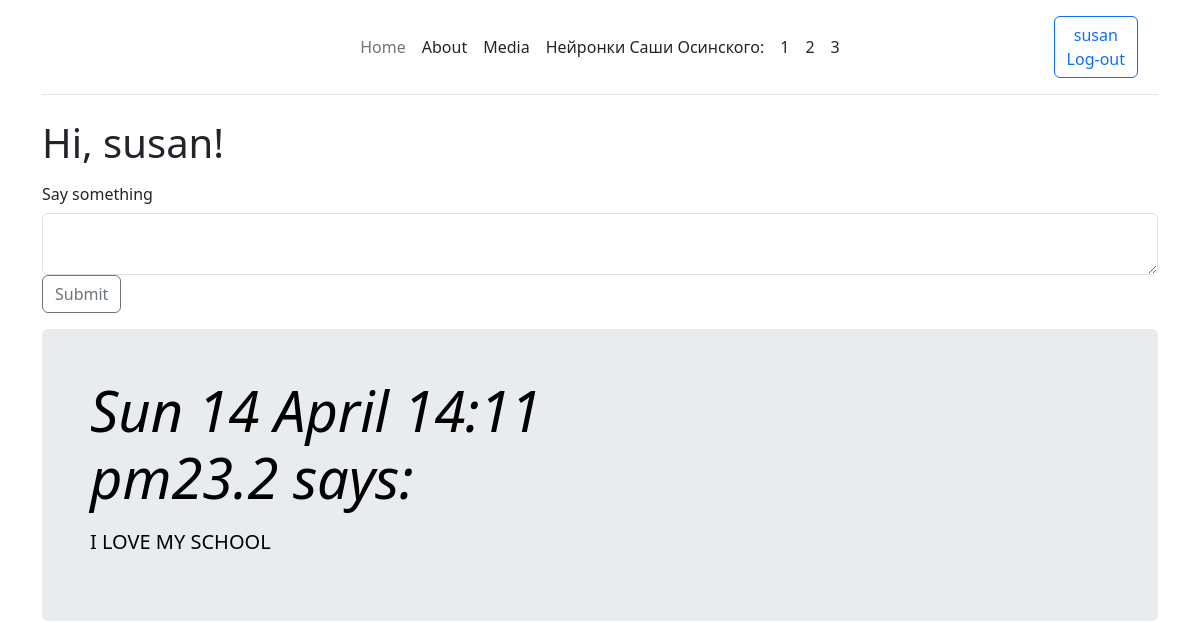
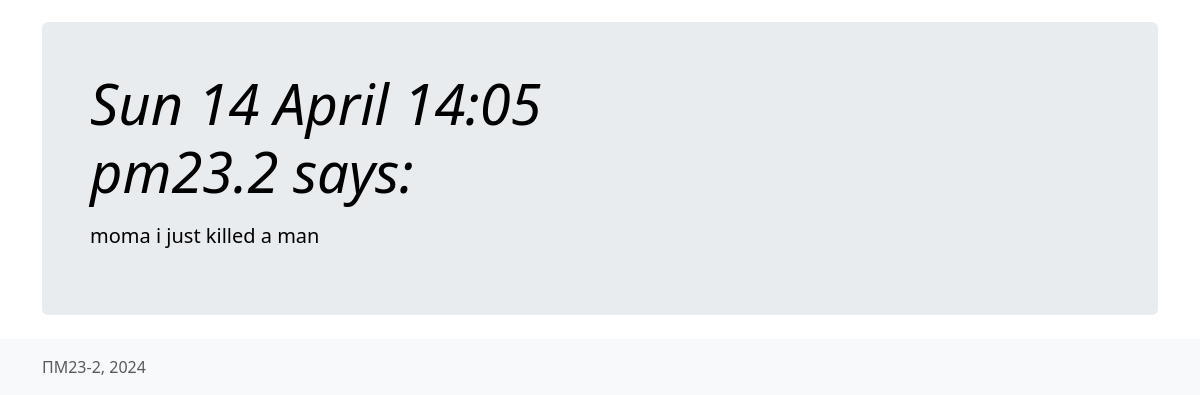
Before: /index (signed in) with the older database file (2 pictures, top to bottom).
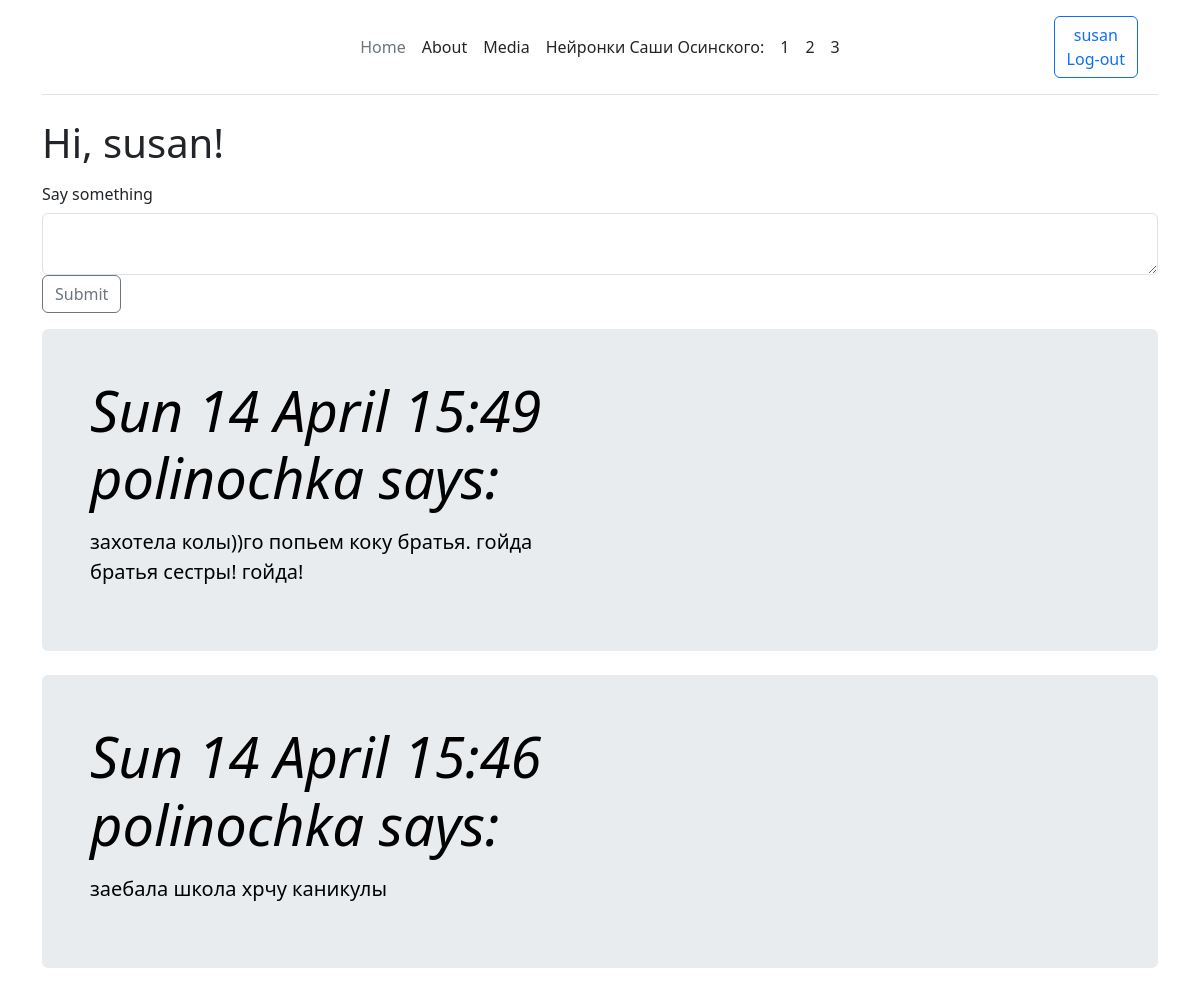
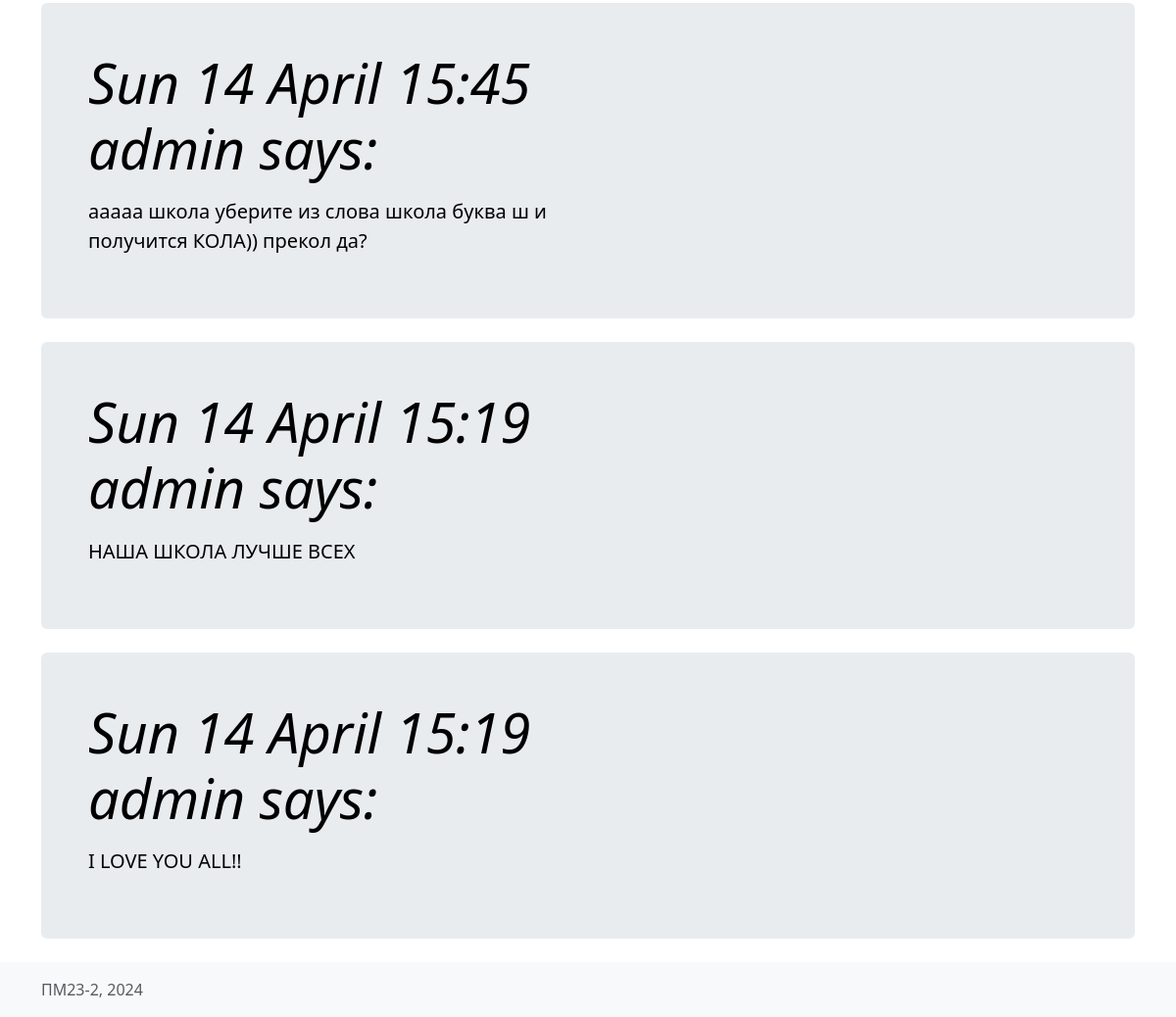
After: the same page with the newer database file (2 pictures, top to bottom).
### app/models.py (models this page shows, shortened)
class User(UserMixin, db.Model):
    id: so.Mapped[int] = so.mapped_column(primary_key=True)
    username: so.Mapped[str] = so.mapped_column(sa.String(64), index=True, unique=True)
    email: so.Mapped[str] = so.mapped_column(sa.String(120), index=True, unique=True)
    password_hash: so.Mapped[Optional[str]] = so.mapped_column(sa.String(256))
    posts: so.WriteOnlyMapped['Post'] = so.relationship(back_populates='author')

class Post(db.Model):
    id: so.Mapped[int] = so.mapped_column(primary_key=True)
    body: so.Mapped[str] = so.mapped_column(sa.String(140))
    timestamp: so.Mapped[datetime] = so.mapped_column(index=True, default=lambda: datetime.now(timezone.utc))
    user_id: so.Mapped[int] = so.mapped_column(sa.ForeignKey(User.id),index=True)
    author: so.Mapped[User] = so.relationship(back_populates='posts')

### app/routes.py (the view)
@app.route('/', methods=["POST", "GET"])
@app.route('/index', methods=["POST", "GET"])
@login_required
def index():
    form = PostForm()
    if form.validate_on_submit():
        post = Post(body=form.post.data, author=current_user)
        db.session.add(post)
        db.session.commit()
        flash('Your post is now live!')
        return redirect(url_for('index'))
    posts = Post.query.order_by(Post.timestamp).all()[::-1]
    return render_template("index.html", title='Home Page', form=form, posts=posts)

### app/forms.py
class PostForm(FlaskForm):
    post = TextAreaField('Say something', validators=[DataRequired(), Length(min=1, max=140)])
    submit = SubmitField('Submit')

### app/models.py (called while the page is built)
@login.user_loader
def load_user(id):
    return db.session.get(User, int(id))

### app/templates/index.html (shortened to what this page needs)
{% extends "base.html" %}
{% block content %}
<main class="container">
    <h1>Hi, {{ current_user.username }}!</h1>
    <form action="" method="post">
        {{ form.post.label(class_="col-sm-2 col-form-label") }}<br>
        {{ form.post(class_="form-control") }}
        <p>{{ form.submit(class_="btn btn-outline-secondary") }}</p>
    </form>
    {% for post in posts %}
    <div class="p-4 p-md-5 mb-4 rounded text-body-emphasis bg-body-secondary">
        <div class="col-lg-6 px-0">
            <h1 class="display-4 fst-italic">{{ post.timestamp.strftime("%a %d %B %H:%M") }} <br> {{
                post.author.username }} says: </h1>
            <p class="lead my-3">{{ post.body }}</p>
        </div>
    </div>
    {% endfor %}
</main>
{% endblock %}

### app/templates/base.html (shortened to what this page needs)
<html>
<head>
    {% block styles %}
    {{ bootstrap.load_css() }}
    {% endblock %}
</head>
<div class="container">
    <header class="d-flex flex-wrap align-items-center justify-content-center justify-content-md-between py-3 mb-4 border-bottom"
            style="padding-left: calc(var(--bs-gutter-x)* .5); padding-right: calc(var(--bs-gutter-x)* .5)">
        <div class="col-md-3 mb-2 mb-md-0">
            <a href="/" class="d-inline-flex link-body-emphasis text-decoration-none">
                <svg class="bi" width="40" height="32" role="img" aria-label="Bootstrap">
                    <use xlink:href="#bootstrap"></use>
                </svg>
            </a>
        </div>
        <ul class="nav col-12 col-md-auto mb-2 justify-content-center mb-md-0">
            <li><a href="/index" class="nav-link px-2 link-secondary">Home</a></li>
            <li><a href="#" class="nav-link px-2 link-dark">About</a></li>
            <li><a href="#" class="nav-link px-2 link-dark">Media</a></li>
            <li><a class="nav-link px-2 link-dark">Нейронки Саши Осинского:</a></li>
            <li><a href="#" class="nav-link px-2 link-dark">1</a></li>
            <li><a href="#" class="nav-link px-2 link-dark">2</a></li>
            <li><a href="#" class="nav-link px-2 link-dark">3</a></li>
        </ul>
        <div class="col-md-3 text-end">
            {% if current_user.is_anonymous %}
            <a class="btn btn-outline-primary me-2" href="{{ url_for('login') }}">Login</a>
            {% else %}
            <a class="btn btn-outline-primary me-2" href="{{ url_for('logout') }}"> {{current_user.username}} <br>
                Log-out</a>
            {% endif %}
        </div>
    </header>
</div>
<body class="d-flex flex-column h-100">
{% block content %}{% endblock %}
</body>
<footer class="footer mt-auto py-3 bg-body-tertiary"
">
<div class="container">
    <span class="text-body-secondary">ПМ23-2, 2024</span>
</div>
</footer>
</html>

Changed rows visible on the page:
removed Post: timestamp "Sun 14 April 14:11", author.username "pm23.2", body "I LOVE MY SCHOOL"
removed Post: timestamp "Sun 14 April 14:05", author.username "pm23.2", body "moma i just killed a man"
added Post: timestamp "Sun 14 April 15:49", author.username "polinochka", body "захотела колы))го попьем коку братья. гойда братья сестры! гойда!"
added Post: timestamp "Sun 14 April 15:46", author.username "polinochka", body "заебала школа хрчу каникулы"
added Post: timestamp "Sun 14 April 15:45", author.username "admin", body "ааааа школа уберите из слова школа буква ш и получится КОЛА)) прекол да?"
added Post: timestamp "Sun 14 April 15:19", author.username "admin", body "НАША ШКОЛА ЛУЧШЕ ВСЕХ"
added Post: timestamp "Sun 14 April 15:19", author.username "admin", body "I LOVE YOU ALL!!"
